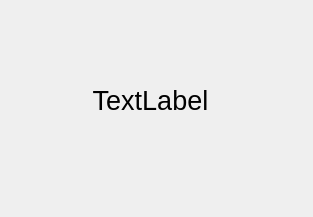
<?xml version="1.0" encoding="UTF-8"?>
<ui version="4.0">
 <class>MainWindow</class>
 <widget class="QMainWindow" name="MainWindow">
  <property name="geometry">
   <rect>
    <x>0</x>
    <y>0</y>
    <width>313</width>
    <height>217</height>
   </rect>
  </property>
  <property name="windowTitle">
   <string>MainWindow</string>
  </property>
  <widget class="QWidget" name="centralWidget">
   <widget class="QLabel" name="label">
    <property name="geometry">
     <rect>
      <x>0</x>
      <y>0</y>
      <width>301</width>
      <height>201</height>
     </rect>
    </property>
    <property name="font">
     <font>
      <pointsize>20</pointsize>
     </font>
    </property>
    <property name="text">
     <string>TextLabel</string>
    </property>
    <property name="scaledContents">
     <bool>false</bool>
    </property>
    <property name="alignment">
     <set>Qt::AlignCenter</set>
    </property>
   </widget>
  </widget>
 </widget>
 <layoutdefault spacing="6" margin="11"/>
 <resources/>
 <connections/>
</ui>
